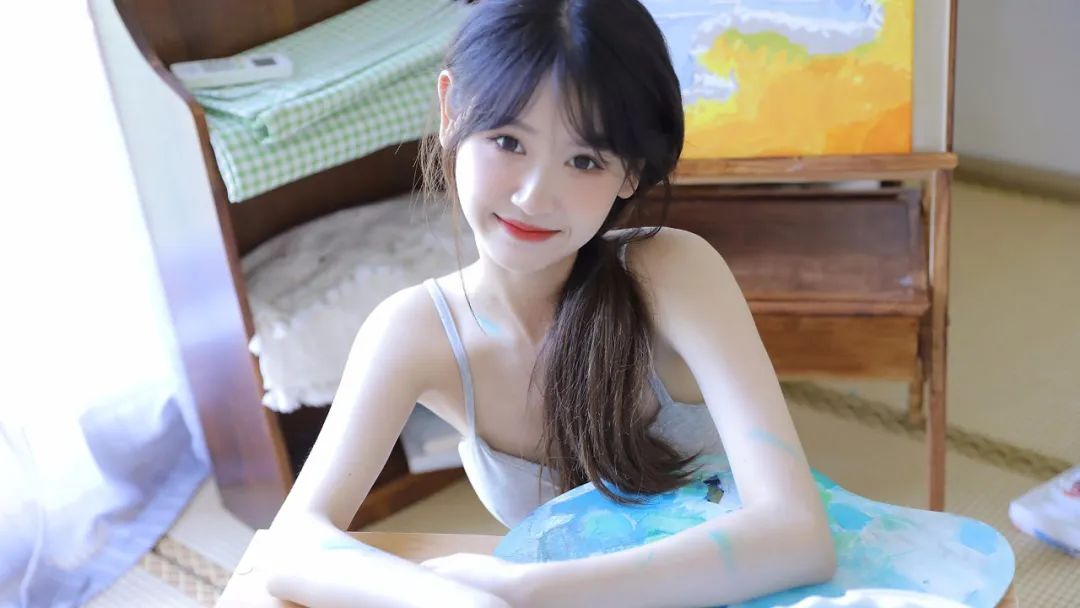
#> input picture OpenCV/10000.jpg, 1080 x 608 px
$ python 'OTSU算法.py'
#> lines starting #> are read from the running program, lines starting #| are printed output that depends on the picture; after the words box and inside, x2 and y2 are one past the last pixel; in counts of white or black regions, pixels touching at a corner belong together
import cv2
import numpy as np

image = cv2.imread("../10000.jpg")
#> image is the input picture: shape (608, 1080, 3); mean B, G, R 159.3, 160.5, 164.5


image_gray = cv2.cvtColor(image, cv2.COLOR_BGR2GRAY)
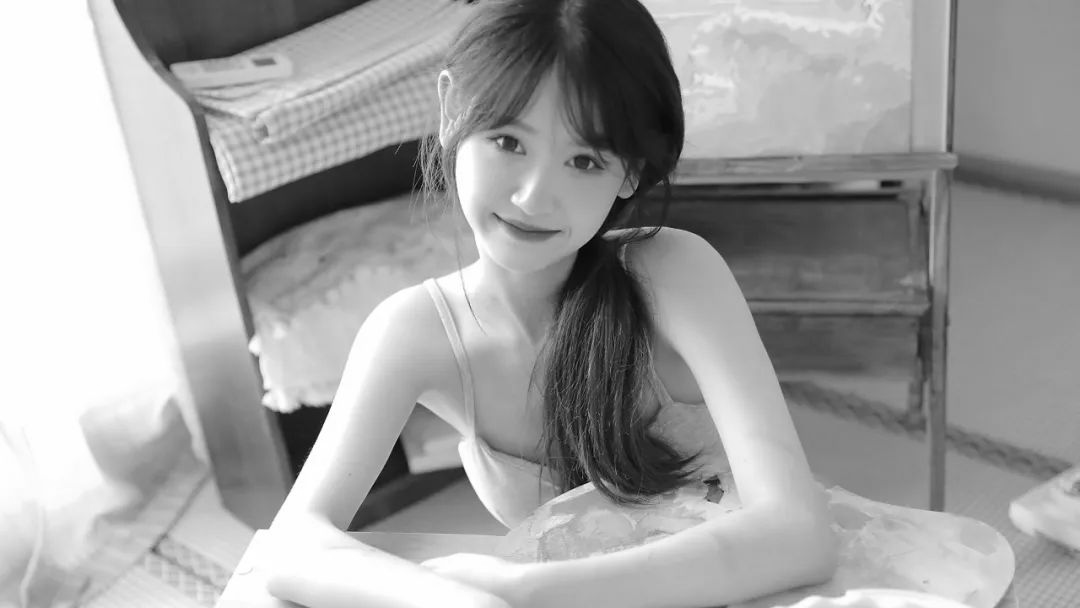
#> image_gray: shape (608, 1080); min 2, max 255, mean 161.6

ret, image_thresh = cv2.threshold(image_gray, 0, 255, cv2.THRESH_BINARY + cv2.THRESH_OTSU)
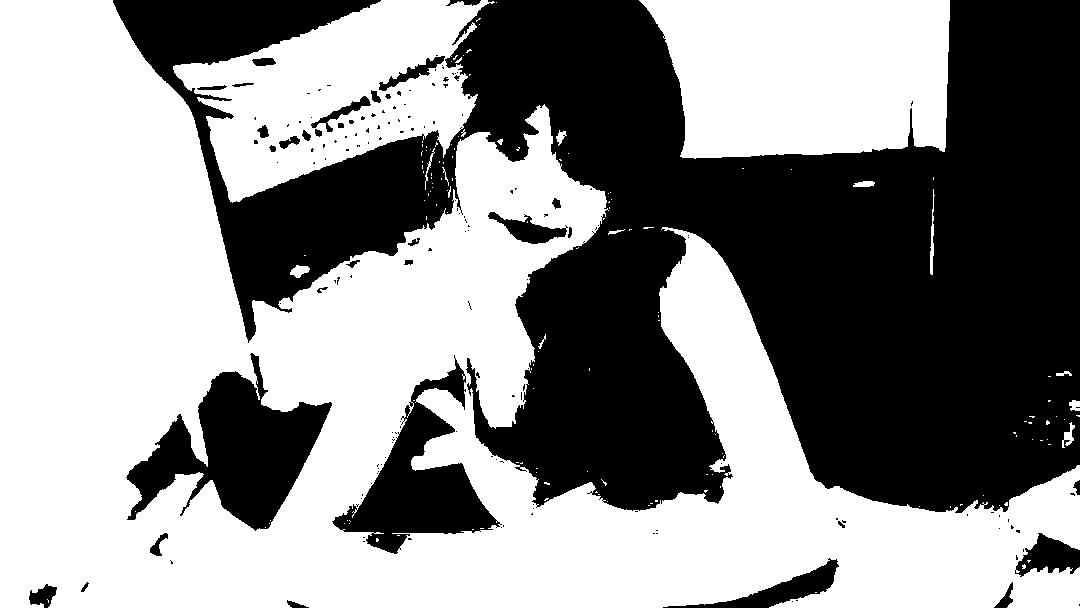
#> image_thresh: shape (608, 1080); 56% white; 162 black regions (129 under 20 px), largest, box (x1, y1, x2, y2) and area: (113, 0, 1080, 513) 253119, (126, 353, 332, 531) 16026, (332, 355, 502, 554) 11518
#> ret = 155

cv2.imwrite("../10000_gray.png", image_thresh)

cv2.imshow('image_thresh', image_thresh)
cv2.waitKey(0)


# [78 lines of commented-out code are left out]

$ run again, with OpenCV/img.png saved as OpenCV/10000.jpg
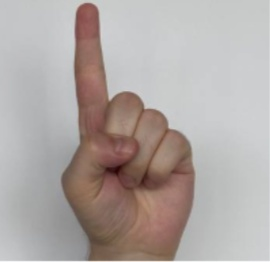
#> input picture OpenCV/img.png, 270 x 262 px
#> image is the input picture: shape (262, 270, 3); mean B, G, R 164.4, 167.4, 175.9
#> `image_gray = cv2.cvtColor(image, cv2.COLOR_BGR2GRAY)`:
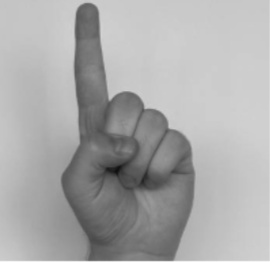
#> image_gray: shape (262, 270); min 15, max 248, mean 169.6
#> `ret, image_thresh = cv2.threshold(image_gray, 0, 255, cv2.THRESH_BINAR..`:
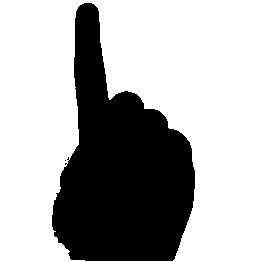
#> image_thresh: shape (262, 270); 69.4% white; 2 black regions (1 under 20 px), largest, box (x1, y1, x2, y2) and area: (52, 3, 195, 261) 21638
#> ret = 154

$ run again, with OpenCV/img_1.png saved as OpenCV/10000.jpg
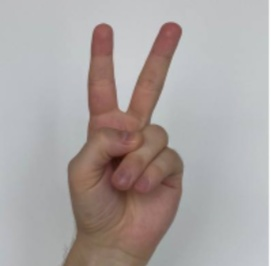
#> input picture OpenCV/img_1.png, 271 x 266 px
#> image is the input picture: shape (266, 271, 3); mean B, G, R 162.9, 164.3, 171.5
#> `image_gray = cv2.cvtColor(image, cv2.COLOR_BGR2GRAY)`:
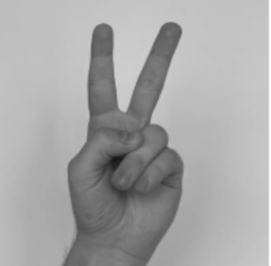
#> image_gray: shape (266, 271); min 22, max 255, mean 166.4
#> `ret, image_thresh = cv2.threshold(image_gray, 0, 255, cv2.THRESH_BINAR..`:
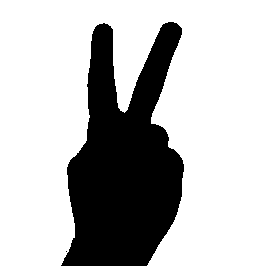
#> image_thresh: shape (266, 271); 73.4% white; 2 black regions (1 under 20 px), largest, box (x1, y1, x2, y2) and area: (61, 22, 184, 266) 19138
#> ret = 147
